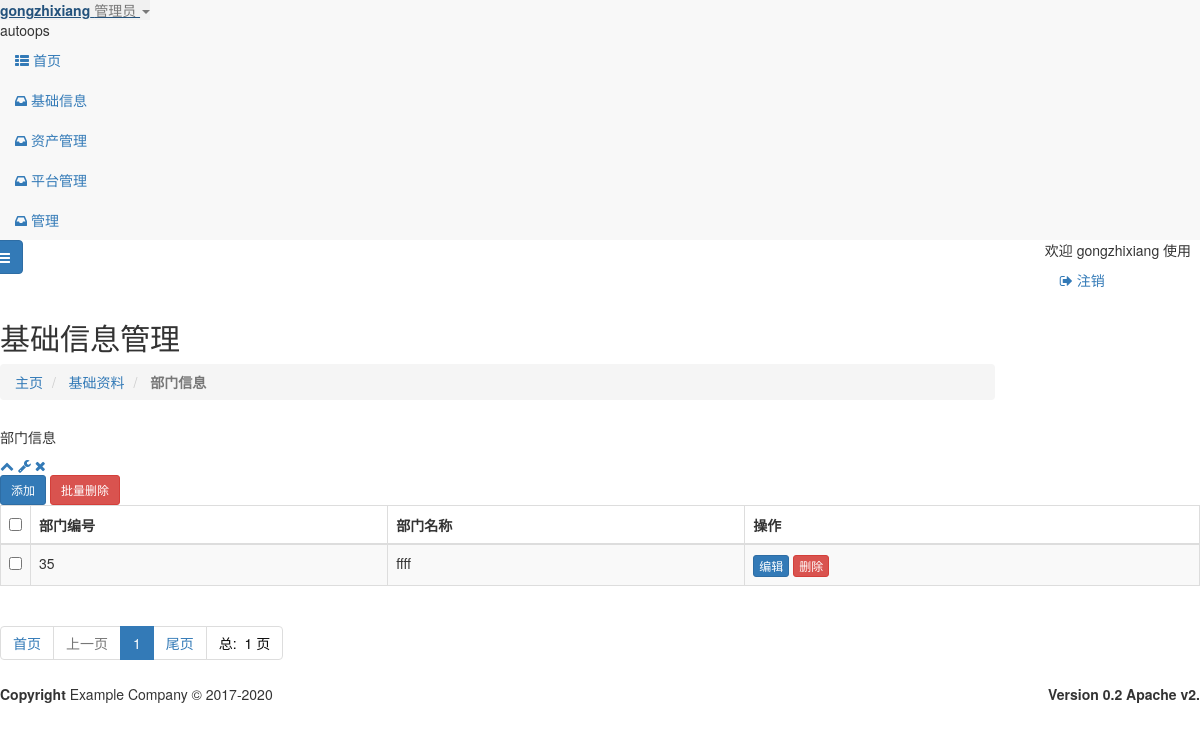
The page /base_info/department.html (signed in) on the database as committed earlier.
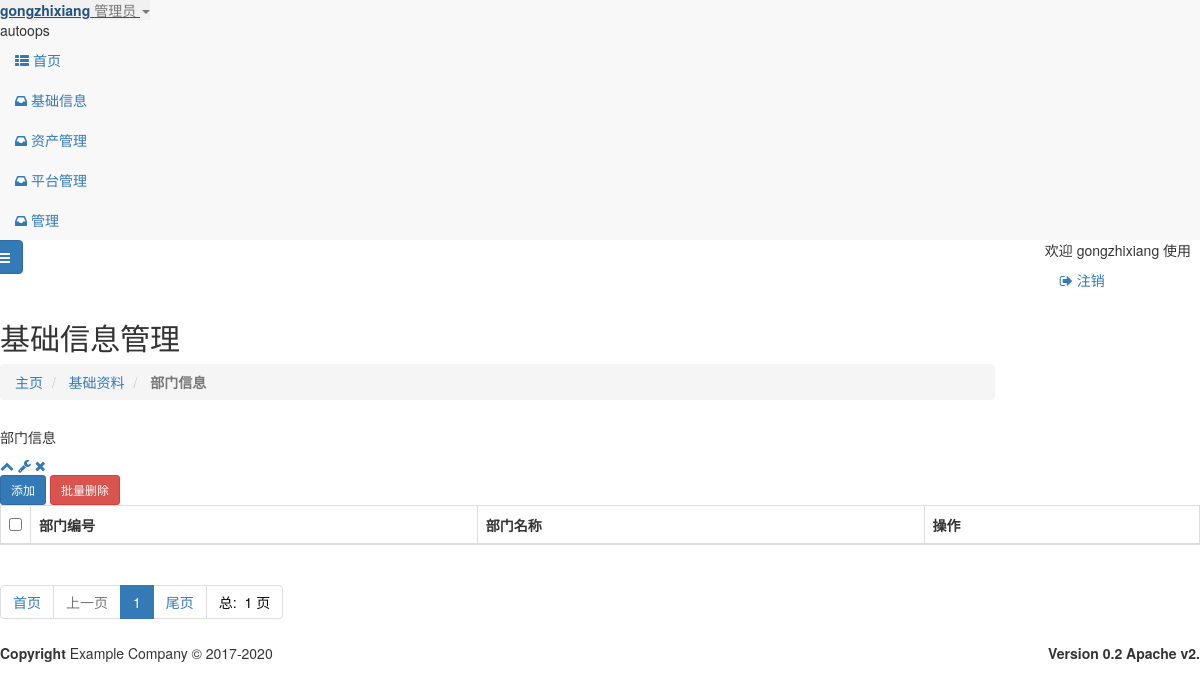
The same page on the database as committed later.
### base_info/models.py (models this page shows, shortened)
class department(models.Model):
    id = models.IntegerField(primary_key=True, blank=False, verbose_name='部门编号')
    name = models.CharField(max_length=16, blank=False, verbose_name='部门名称')
    class Meta:
        db_table = "department"
        verbose_name = "部门信息"
        verbose_name_plural = '部门信息'

### base_info/views.py (the view)
# urls.py: path('department.html', views.PartList.as_view(), name='part_list'),
class PartList(LoginRequiredMixin, ListView):
    model = department
    template_name = 'base_info/department/department.html'
    context_object_name = "part_list"
    paginate_by = settings.DISPLAY_PER_PAGE
    ordering = ("id")
    def get_queryset(self):
        if self.request.GET.get('name'):
            query = self.request.GET.get('name', None)
            queryset =super().get_queryset().filter(Q(name=query) | Q(id=query) |Q(part=query)).order_by('-id')
        else:
            queryset = super().get_queryset()
        return queryset

### templates/base_info/department/department.html (shortened to what the changed rows need)
{% extends "base.html" %}
{% load  static %}
{% block page-content %}
    <div class="row wrapper border-bottom white-bg page-heading ">
        <div class="col-lg-10">
            <h2>基础信息管理</h2>
        </div>
    </div>
    <div class="wrapper wrapper-content animated fadeInRight">
        <div class="row">
            <div class="col-lg-11" id="split-right"     style="width: 100%" >
                <div class="ibox float-e-margins">
                    <div class="ibox-content">
                        <div class="table-responsive">
                            <form id="del_form_cmdb_all" class="form-horizontal  "
                                  action="{% url "cmdb:cmdb_export" %}" method="post">
                                <table class="table table-striped table-bordered table-hover dataTables-cmdb">
                                    <thead>
                                    <tr>
                                        <th width="20"><input type="checkbox" id="CheckedAll"></th>
                                        <th>部门编号</th>
                                        <th>部门名称</th>
                                        <th>操作</th>
                                    </tr>
                                    </thead>
                                    <tbody>
                                    {% for   row   in   part_list %}
                                        <tr class="gradeA" id="{{ row.id }}">
                                            <td><input type="checkbox" value="{{ row.id }}" name="id"></td>
                                            <td class="center">{{ row.id }}</td>
                                            <td class="center">{{ row.name }}</td>
                                            <td><a class="btn btn-primary  btn-xs "
                                                   href="{% url "base_info:part_update" pk=row.id %}">编辑</a>
                                                <a class="btn btn-danger  btn-xs  person_del">删除</a>
                                            </td>
                                        </tr>
                                    {% endfor %}
                                    </tbody>
                                </table>
                                <div>
                                    <ul class="pagination">
                                        {% for p in paginator.page_range %}
                                            {% if  search_data %}
                                                {% if p == page_obj.number %}
                                                    <li class="active"><a
                                                            href="{% url "base_info:part_list" %}?page={{ p }}&{{ search_data }}"> {{ p }} </a>
                                                    </li>
                                                {% else %}
                                                    <li>
                                                        <a href="{% url "base_info:part_list" %}?page={{ p }}&{{ search_data }}"> {{ p }} </a>
                                                    </li>
                                                {% endif %}
                                            {% else %}
                                                {% if p == page_obj.number %}
                                                    <li class="active"><a
                                                            href="{% url "base_info:part_list" %}?page={{ p }}"> {{ p }} </a>
                                                    </li>
                                                {% else %}
                                                    <li>
                                                        <a href="{% url "base_info:part_list" %}?page={{ p }}"> {{ p }} </a>
                                                    </li>
                                                {% endif %}
                                            {% endif %}
                                        {% endfor %}
                                    </ul>
                                </div>
                            </form>
                        </div>
                    </div>
                </div>
            </div>
        </div>
    </div>
{% endblock %}

Rows that differ between the two databases and show on the page:
removed department: id "35", name "ffff"
